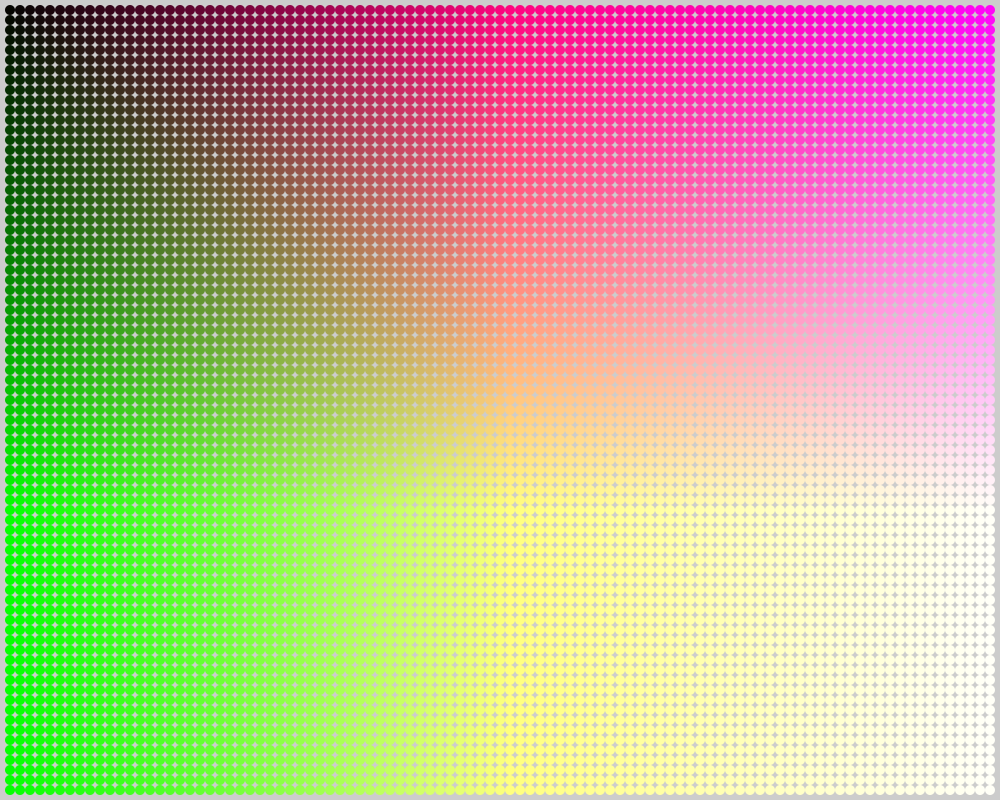
Frame 1 (no input)
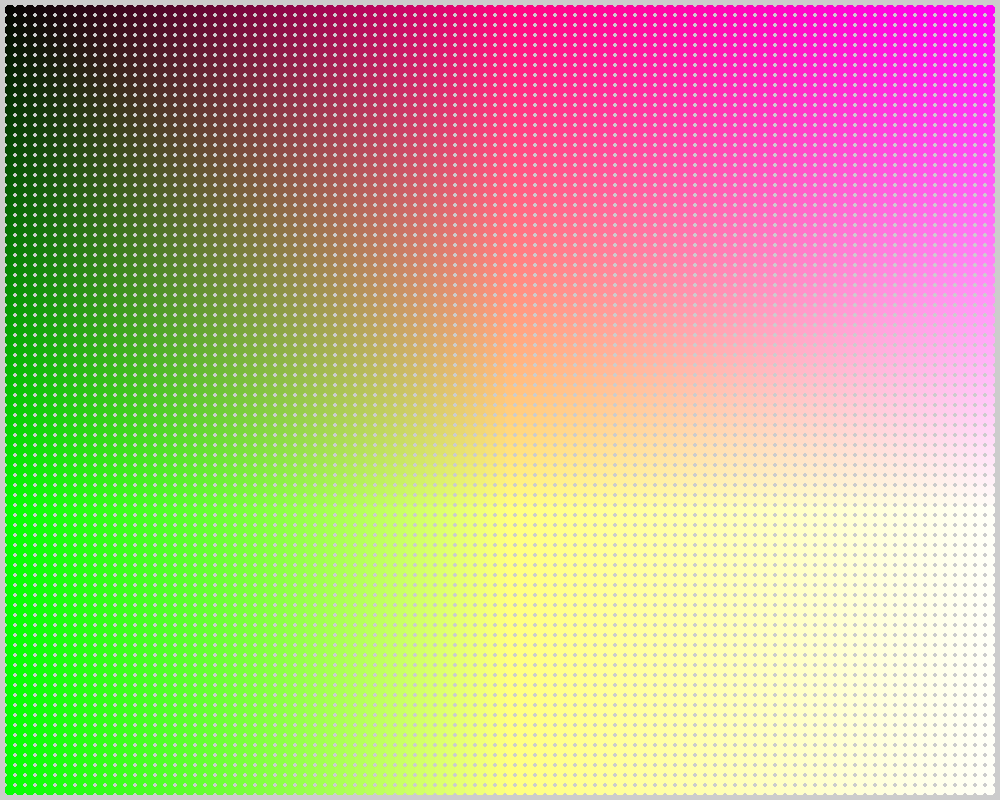
Frame 60 (the mouse pressed at the canvas centre just before this capture)
Frame 120 (the mouse held since frame 60 and released just before this capture): identical to frame 60, image omitted

The Processing sketch that drew these frames (run headless with seeded random() and noise(); from frame 60 on, the mouse is pressed at the canvas centre):

// Processing sketch: processing_147083
// ── processing_147083.pde

void setup(){
  size(1000,800);
  noStroke();
 
}
void draw(){
   
  for(int i = 10; i < width ; i=i+10){
    for(int j = 10; j < height ; j=j+10){
     
      fill(i/2,j/2,i/4);
    ellipse(i,j,10,10); 
  
  }
  }
}
